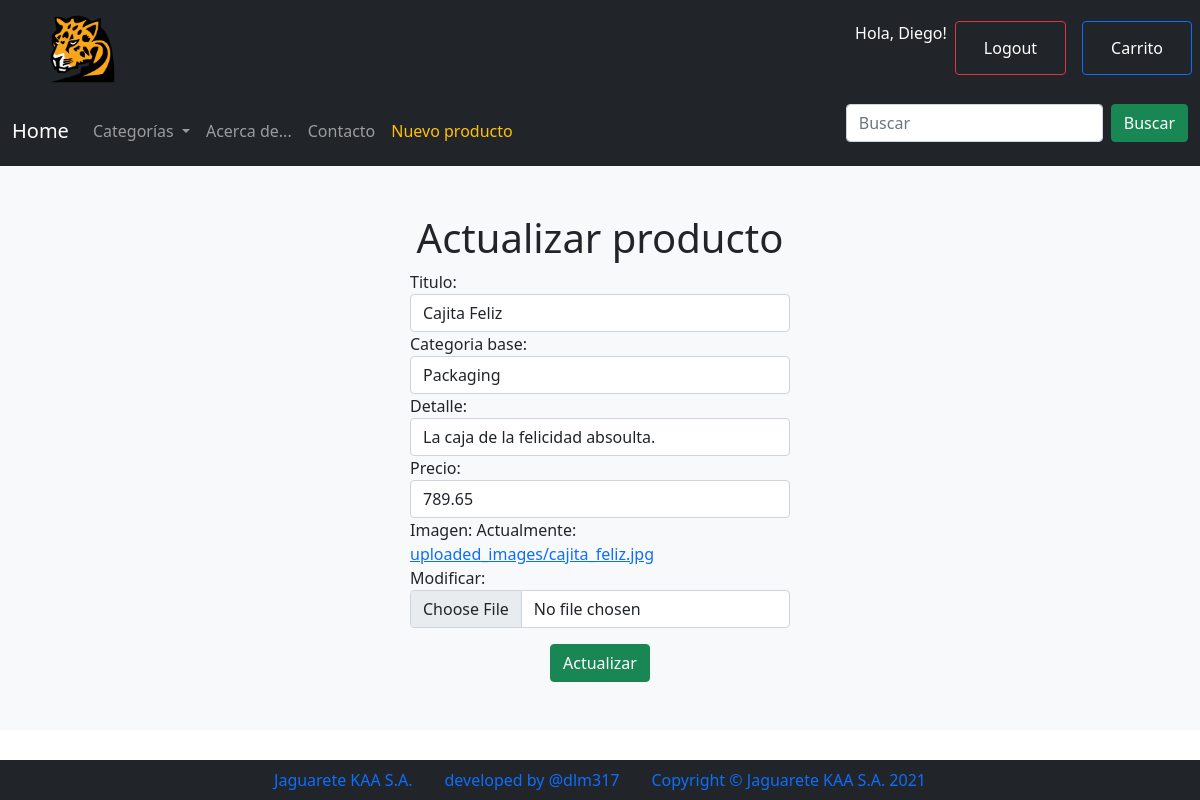
Page /actualizar_producto/14 (signed in) on the committed database.
### jaguarete01/models.py (models this page shows, shortened)
class Producto(models.Model):
    class Meta:
        permissions = (("can_add_productos", "Can add productos"),)
    titulo = models.CharField(max_length=100, unique=True)
    categoria_base = models.ForeignKey(Categoria, on_delete=models.CASCADE)
    detalle = models.CharField(max_length=1000, default='N/A')
    precio = models.FloatField()
    imagen = models.ImageField(upload_to='uploaded_images')
    fecha_creacion = models.DateTimeField(auto_now=True)

### jaguarete01/views.py (the view)
# urls.py: path('actualizar_producto/<int:pk>', views.EditarProductoView.as_view(), name= 'actualizar_producto'),
class EditarProductoView(LoginRequiredMixin, PermissionRequiredMixin, UpdateView):
    login_url = '/login/'
    redirect_field_name = 'redirect_to'
    permission_required = 'jaguarete01.can_add_productos'
    model = Producto
    template_name = 'actualizar_producto.html'
    success_url = 'producto_actualizado'
    fields=[
            'titulo','categoria_base','detalle','precio','imagen'
        ]

### jaguarete01/models.py (called while the page is built)
    def __str__(self):
        return self.descripcion

### jaguarete01/templatetags/categorias.py (called while the page is built)
@register.inclusion_tag('categorias.html')
def mostrar_categorias():
    return {'categorias': Categoria.objects.all()}

### jaguarete01/templates/actualizar_producto.html (shortened to what this page needs)
{% extends "template.html" %}
{% load categorias %}
{% load widget_tweaks %}{% load static %}  {% block body %}
<div class="container justify-content-center col-lg-5 align-items-center">
    <div class="my-5">
        <h1 class="text-center">Actualizar producto</h1>
        <form class="align-items-center mx-5" method="post" enctype="multipart/form-data" novalidate>
            {% for field in form.visible_fields %}
            <div class="form-group">
                {{ field.label_tag }}
                {% if form.is_bound %}
                {% if field.errors %}
                    {% render_field field class="form-control is-invalid" %}
                    {% for error in field.errors %}
                    <div class="invalid-feedback">
                        {{ error }}
                    </div>
                    {% endfor %}
                {% else %}
                    {% render_field field class="form-control is-valid" %}
                {% endif %}
                {% else %}
                {% render_field field class="form-control" %}
                {% endif %}
            </div>
            {% endfor %}
            <div class="form-row mx-4 my-3 align-items-center">
                <div class="container text-center">
            <button type="submit" class="btn btn-success">Actualizar</button>
            </div>
            </div>
        </form>
    </div>
</div>
{% endblock %}

### jaguarete01/templates/template.html (shortened to what this page needs)
{% load static %}
{% load categorias %}
<html lang="en">
  <head>
    <link
      href="https://cdn.jsdelivr.net/npm/bootstrap@5.0.0-beta3/dist/css/bootstrap.min.css"
      rel="stylesheet"
    />
    <link rel="stylesheet" href="{% static 'css/style.css' %}" />
  </head>
  <body class="d-flex flex-column min-vh-100">
    <nav class="navbar  navbar-dark bg-dark" >
        <a class="navbar-brand mx-5" href="{% url 'jaguarete01:index' %}"><img src="{% static 'img/logo.png' %}" style="width:70px; height:70px" alt="" srcset=""></a>
    <ul class="nav justify-content-end">
        {% if request.user.is_authenticated %}
        <li class="nav-item">
          <p class="text-white">Hola, {{request.user.first_name}}!</p>
         </li>
        <li class="nav-item">
          <button class="btn btn-outline-danger mx-2" type="submit"><a class="nav-link text-white" href="{% url 'jaguarete01:logout'%}">Logout</a></button>
        </li>
        {% endif %}
        <li class="nav-item">
          <button class="btn btn-outline-Primary mx-2" type="submit"><a class="nav-link text-white" href="{% url 'jaguarete01:resumen_compra'%}">Carrito</a></button>
        </li>
      </ul>
    </nav>
    <nav class="navbar navbar-expand-lg navbar-dark bg-dark">
        <div class="container-fluid">
          <a class="navbar-brand" href="{% url 'jaguarete01:index' %}">Home</a>
          <div class="collapse navbar-collapse" id="navbarSupportedContent">
            <ul class="navbar-nav me-auto mb-2 mb-lg-0">
              <li class="nav-item dropdown">
                <a class="nav-link dropdown-toggle" role="button" data-bs-toggle="dropdown" aria-expanded="false">
                  Categorías
                </a>
              </li>
              <li class="nav-item">
                <a class="nav-link" href="{% url 'jaguarete01:acerca_de' %}">Acerca de...</a>
              </li>
              <li class="nav-item">
                <a class="nav-link" href="mailto:email@dejaguaretekaa.com.ar">
                  Contacto
                </a>
              </li>
              {% if perms.jaguarete01.can_add_productos %}
              <li class="nav-item">
                <a class="nav-link text-warning" href="{% url 'jaguarete01:nuevo_producto'%}" tabindex="-1">Nuevo producto</a>
              </li>
              {% endif %}
            </ul>
            <form class="d-flex" action="{% url 'jaguarete01:resultado_busqueda'%}" method="GET">{% csrf_token %}
              <input class="form-control me-2" type="text" placeholder="Buscar" aria-label="Search" name="q">
              <button class="btn btn-success" type="submit">Buscar</button>
            </form>
          </div>
        </div>
      </nav>
    <div class="bg-light">
    {% block body %}{% endblock %}
    </div>
    <ul class="nav justify-content-center bg-dark mt-auto">
        <li class="nav-item">
          <a class="nav-link active" aria-current="page" href="#">Jaguarete KAA S.A.</a>
        </li>
        <li class="nav-item">
          <a class="nav-link" href="#">developed by @dlm317</a>
        </li>
        <li class="nav-item">
          <a class="nav-link" href="#">Copyright © Jaguarete KAA S.A. 2021</a>
        </li>
      </ul>
  </body>
</html>

### rows in the picture
Producto: titulo "Cajita Feliz" "Packaging" "La caja de la felicidad absoulta." "789.65"

### other values in the picture
{{ request.user.first_name }} "Diego"
{{ field.label_tag }} "Titulo:" "Categoria base:" "Detalle:" "Precio:" "Imagen:"
